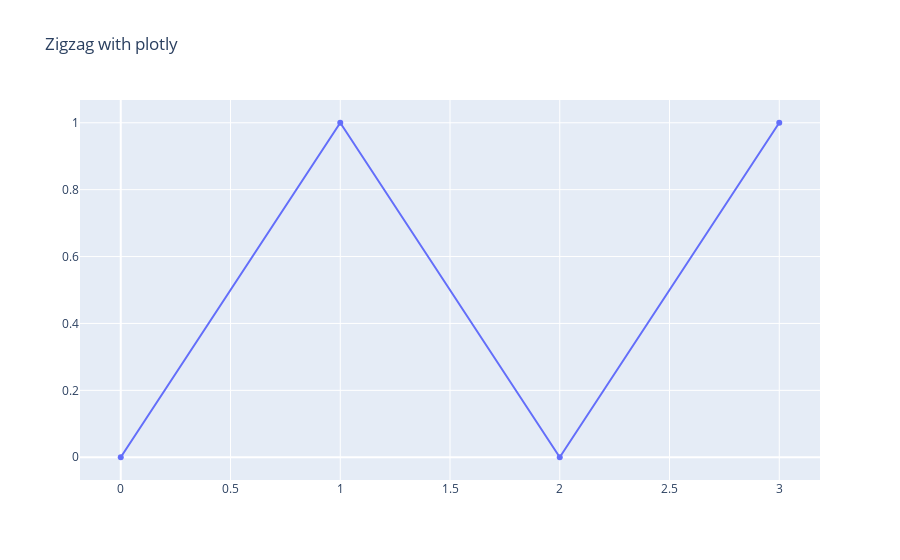

This figure's notebook cell:
### Code cell
X = [0,1,2,3]
Y = [0,1,0,1]

data = go.Scatter(x=X, y=Y)
layout = {
	'title': 'Zigzag with plotly'
}
fig = go.Figure(data, layout)
fig.show()

### Figure 1 — Plotly figure (JSON) as saved in the notebook; plotly's stock layout.template omitted (floating-point values rounded to 4 significant figures)
{"data": [{"type": "scatter", "x": [0, 1, 2, 3], "y": [0, 1, 0, 1]}], "layout": {"autosize": true, "title": {"text": "Zigzag with plotly"}, "xaxis": {"autorange": true, "range": [-0.1786, 3.179], "type": "linear"}, "yaxis": {"autorange": true, "range": [-0.07325, 1.073], "type": "linear"}}}
